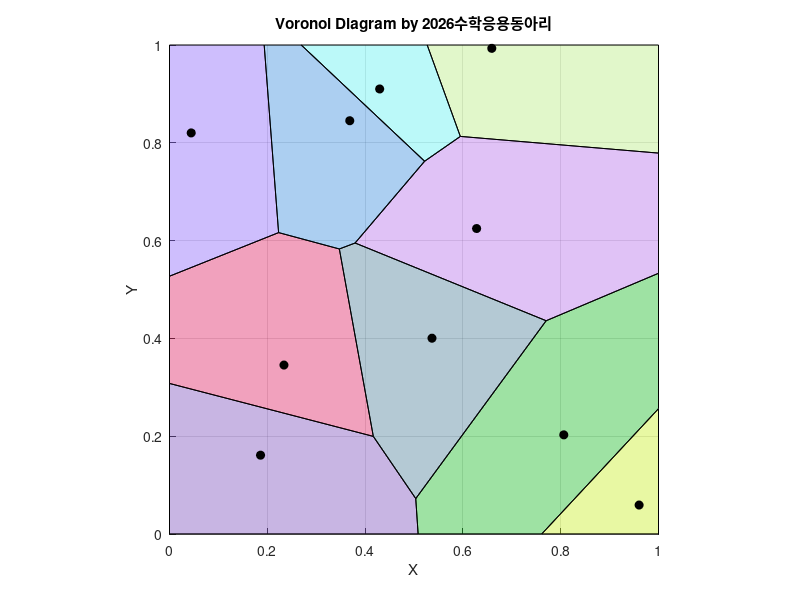

Write MATLAB code to recreate this figure.
clear; clc; close all;

num_points = 10;
points = rand(num_points, 2);

figure; hold on;
axis([0 1 0 1]);
axis equal;
grid on;

N = size(points,1);

for i = 1:N
    
    region = [0 0; 1 0; 1 1; 0 1];
    
    for j = 1:N
        if i == j
            continue;
        end
        
        p = points(i,:);
        q = points(j,:);
        
        mid = (p + q) / 2;

        normal = q - p;

        new_region = [];
        n = size(region,1);
        
        for k = 1:n
            A = region(k,:);
            B = region(mod(k,n)+1,:);
            
            da = dot(A - mid, normal);
            db = dot(B - mid, normal);
            
            if da <= 0
                new_region = [new_region; A];
            end
            
            if da * db < 0
                t = da / (da - db);
                intersection = A + t * (B - A);
                new_region = [new_region; intersection];
            end
        end
        
        region = new_region;
        
        if isempty(region)
            break;
        end
    end
    
    if ~isempty(region)
        fill(region(:,1), region(:,2), rand(1,3), 'FaceAlpha', 0.4);
    end
end

plot(points(:,1), points(:,2), 'ko', 'MarkerFaceColor','k');

title('Voronoi Diagram by 2026수학응용동아리');
xlabel('X');
ylabel('Y');

hold off;
